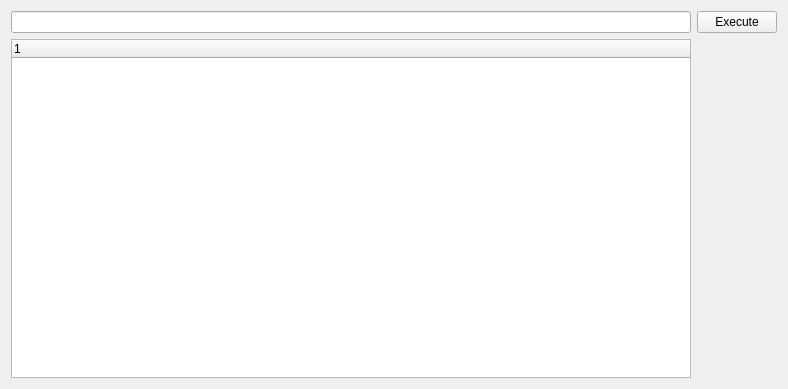
<?xml version="1.0" encoding="UTF-8"?>
<ui version="4.0">
 <class>MainWindow</class>
 <widget class="QMainWindow" name="MainWindow">
  <property name="geometry">
   <rect>
    <x>0</x>
    <y>0</y>
    <width>788</width>
    <height>389</height>
   </rect>
  </property>
  <property name="sizePolicy">
   <sizepolicy hsizetype="Preferred" vsizetype="Preferred">
    <horstretch>0</horstretch>
    <verstretch>0</verstretch>
   </sizepolicy>
  </property>
  <property name="windowTitle">
   <string>URI components</string>
  </property>
  <widget class="QWidget" name="centralWidget">
   <layout class="QGridLayout" name="gridLayout_2">
    <item row="3" column="0">
     <layout class="QGridLayout" name="gridLayout">
      <item row="0" column="0">
       <widget class="QLineEdit" name="URI"/>
      </item>
      <item row="0" column="2">
       <widget class="QPushButton" name="breakURIIntoComponents">
        <property name="text">
         <string>Execute</string>
        </property>
       </widget>
      </item>
      <item row="1" column="0">
       <widget class="QTreeWidget" name="compTree">
        <column>
         <property name="text">
          <string notr="true">1</string>
         </property>
        </column>
       </widget>
      </item>
     </layout>
    </item>
   </layout>
  </widget>
 </widget>
 <layoutdefault spacing="6" margin="11"/>
 <resources/>
 <connections/>
</ui>
